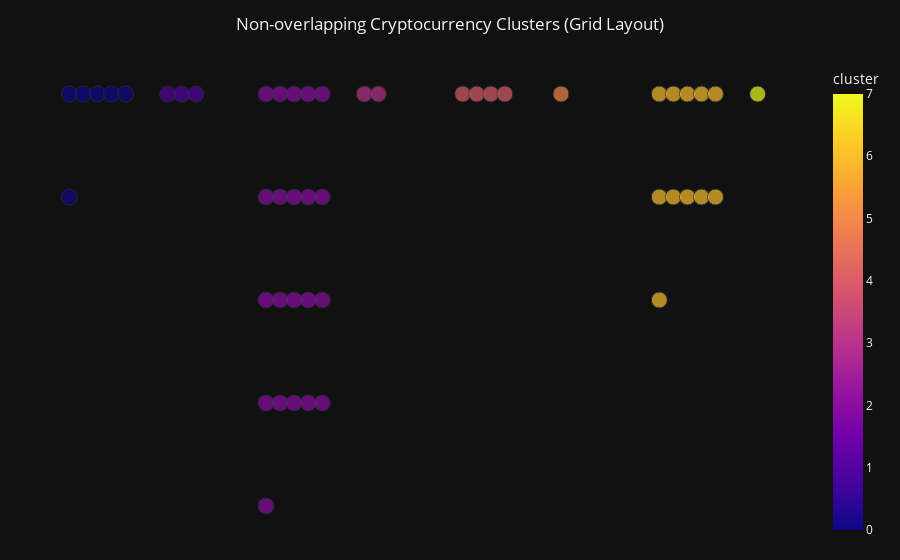

The code cell stored with this chart in its notebook:
### Code cell
import plotly.express as px
import pandas as pd
import numpy as np

# Constants
bubble_spacing = 2  # space between bubbles
bubbles_per_row = 5  # for grid layout within each cluster

# Group by cluster and assign grid positions
positions = []
cluster_ids = sorted(clustered_df['cluster'].unique())

for i, cluster_id in enumerate(cluster_ids):
    group = clustered_df[clustered_df['cluster'] == cluster_id].copy()
    for j, (_, row) in enumerate(group.iterrows()):
        row_num = j // bubbles_per_row
        col_num = j % bubbles_per_row

        # Position each cluster in its own grid block
        x = col_num * bubble_spacing + i * (bubbles_per_row + 2) * bubble_spacing
        y = -row_num * bubble_spacing  # negative to keep layout tidy top-to-bottom

        positions.append((row['symbol'], cluster_id, x, y))

# Create new DataFrame for plotting
plot_df = pd.DataFrame(positions, columns=['symbol', 'cluster', 'x', 'y'])

# Merge with original to get hover info if needed
plot_df['bubble_size'] = 10

# Plot with Plotly
fig = px.scatter(
    plot_df,
    x='x',
    y='y',
    color='cluster',
    hover_name='symbol',
    size='bubble_size',
    size_max=4,
    title='Non-overlapping Cryptocurrency Clusters (Grid Layout)',
)

fig.update_traces(marker=dict(sizemode='diameter'), selector=dict(mode='markers'))
fig.update_layout(
    showlegend=True,
    xaxis=dict(visible=False),
    yaxis=dict(visible=False),
    template='plotly_dark',
    title_x=0.5,
    margin=dict(l=20, r=20, t=60, b=20)
)

fig.show()

### Figure 1 — Plotly figure (JSON) as saved in the notebook; plotly's stock layout.template omitted (floating-point values rounded to 4 significant figures)
{"data": [{"hovertemplate": "<b>%{hovertext}</b><br><br>x=%{x}<br>y=%{y}<br>bubble_size=%{marker.size}<br>cluster=%{marker.color}<extra></extra>", "hovertext": ["BTC", "ETH", "KCS", "MKR", "OMG", "XTZ", "ARK", "HC", "VERI", "ADA", "AE", "BAT", "BNB", "DASH", "EOS", "ETC", "KMD", "LSK", "LTC", "MIOTA", "NEO", "ONT", "QTUM", "SNT", "STEEM", "TRX", "VET", "WAVES", "XMR", "ZIL", "XLM", "XRP", "BCH", "BTG", "RHOC", "ZEC", "USDT", "ARDR", "BCD", "GNT", "ICX", "IOST", "NANO", "PPT", "STRAT", "WAN", "WTC", "ZRX", "XEM"], "legendgroup": "", "marker": {"color": [0, 0, 0, 0, 0, 0, 1, 1, 1, 2, 2, 2, 2, 2, 2, 2, 2, 2, 2, 2, 2, 2, 2, 2, 2, 2, 2, 2, 2, 2, 3, 3, 4, 4, 4, 4, 5, 6, 6, 6, 6, 6, 6, 6, 6, 6, 6, 6, 7], "coloraxis": "coloraxis", "size": [10, 10, 10, 10, 10, 10, 10, 10, 10, 10, 10, 10, 10, 10, 10, 10, 10, 10, 10, 10, 10, 10, 10, 10, 10, 10, 10, 10, 10, 10, 10, 10, 10, 10, 10, 10, 10, 10, 10, 10, 10, 10, 10, 10, 10, 10, 10, 10, 10], "sizemode": "diameter", "sizeref": 0.625, "symbol": "circle"}, "mode": "markers", "name": "", "orientation": "v", "showlegend": false, "type": "scatter", "x": [0, 2, 4, 6, 8, 0, 14, 16, 18, 28, 30, 32, 34, 36, 28, 30, 32, 34, 36, 28, 30, 32, 34, 36, 28, 30, 32, 34, 36, 28, 42, 44, 56, 58, 60, 62, 70, 84, 86, 88, 90, 92, 84, 86, 88, 90, 92, 84, 98], "xaxis": "x", "y": [0, 0, 0, 0, 0, -2, 0, 0, 0, 0, 0, 0, 0, 0, -2, -2, -2, -2, -2, -4, -4, -4, -4, -4, -6, -6, -6, -6, -6, -8, 0, 0, 0, 0, 0, 0, 0, 0, 0, 0, 0, 0, -2, -2, -2, -2, -2, -4, 0], "yaxis": "y"}], "layout": {"coloraxis": {"colorbar": {"title": {"text": "cluster"}}, "colorscale": [[0, "#0d0887"], [0.1111, "#46039f"], [0.2222, "#7201a8"], [0.3333, "#9c179e"], [0.4444, "#bd3786"], [0.5556, "#d8576b"], [0.6667, "#ed7953"], [0.7778, "#fb9f3a"], [0.8889, "#fdca26"], [1, "#f0f921"]]}, "legend": {"itemsizing": "constant", "tracegroupgap": 0}, "margin": {"b": 20, "l": 20, "r": 20, "t": 60}, "showlegend": true, "title": {"text": "Non-overlapping Cryptocurrency Clusters (Grid Layout)", "x": 0.5}, "xaxis": {"anchor": "y", "domain": [0, 1], "title": {"text": "x"}, "visible": false}, "yaxis": {"anchor": "x", "domain": [0, 1], "title": {"text": "y"}, "visible": false}}}
